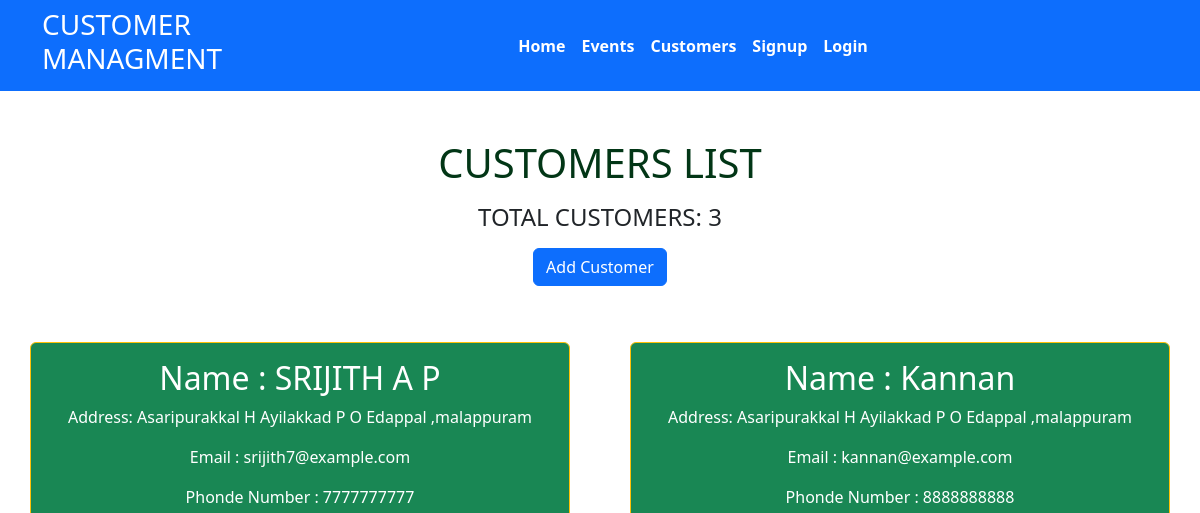
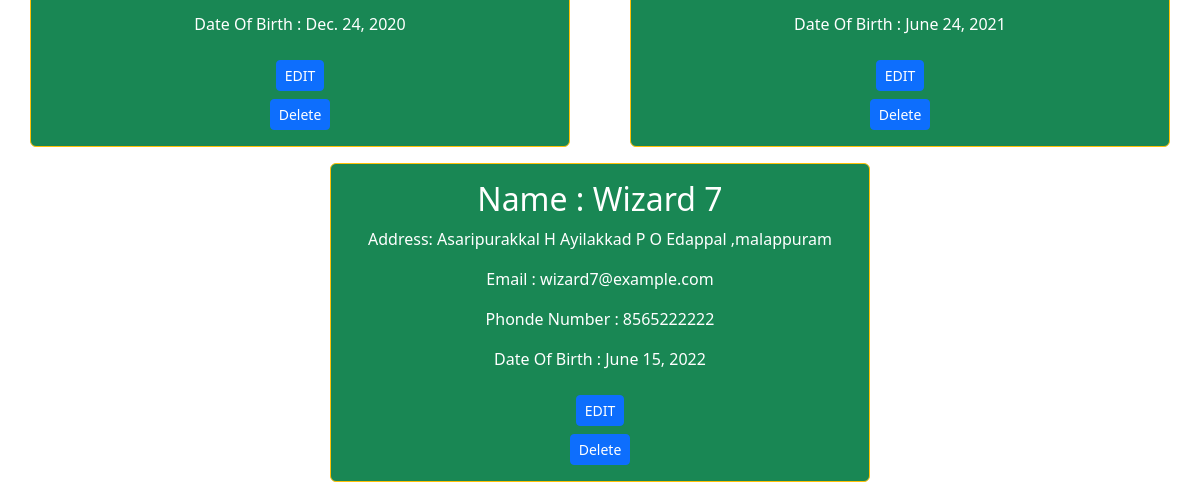
Before: /customerlist with the older database file (2 pictures, top to bottom).
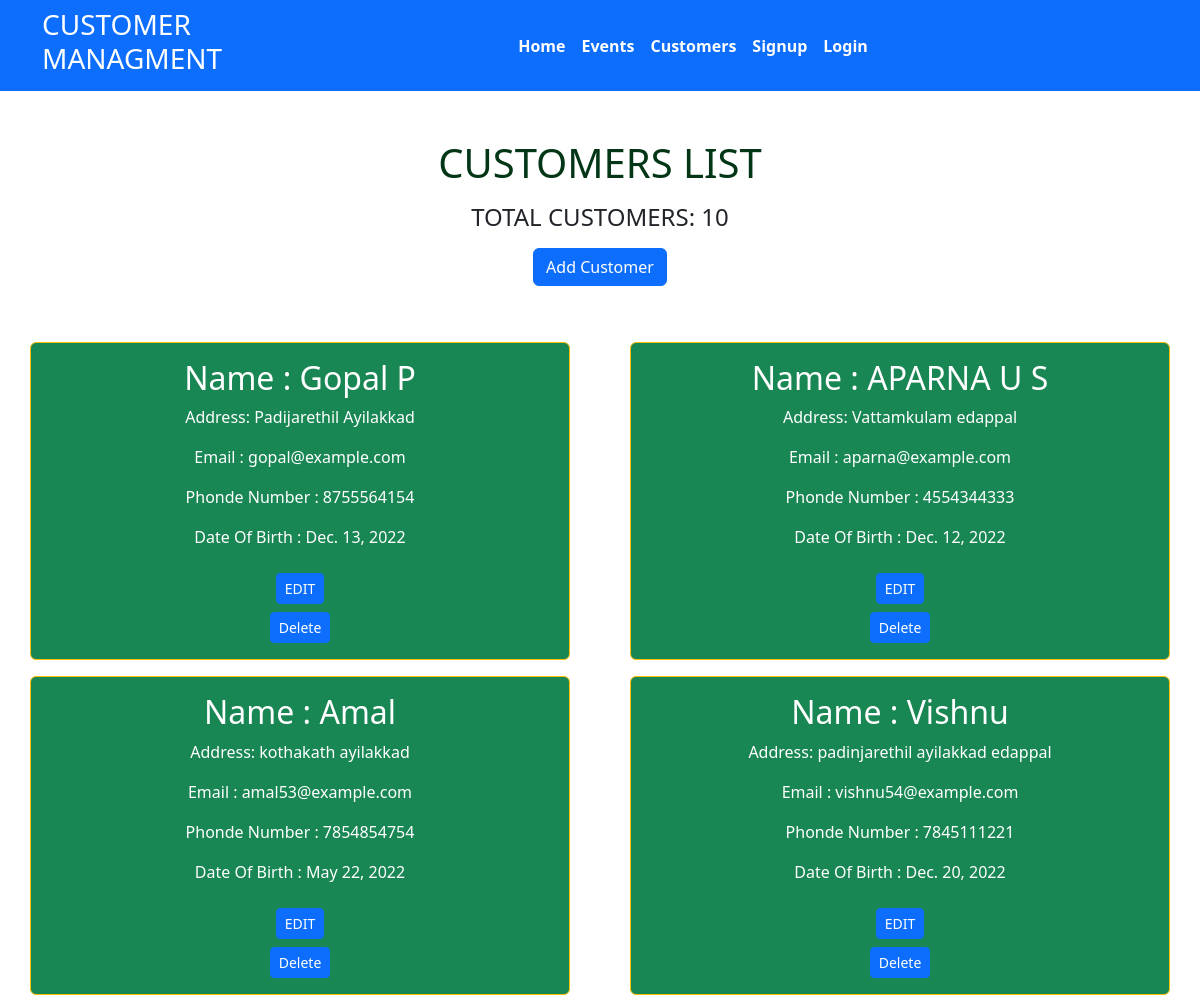
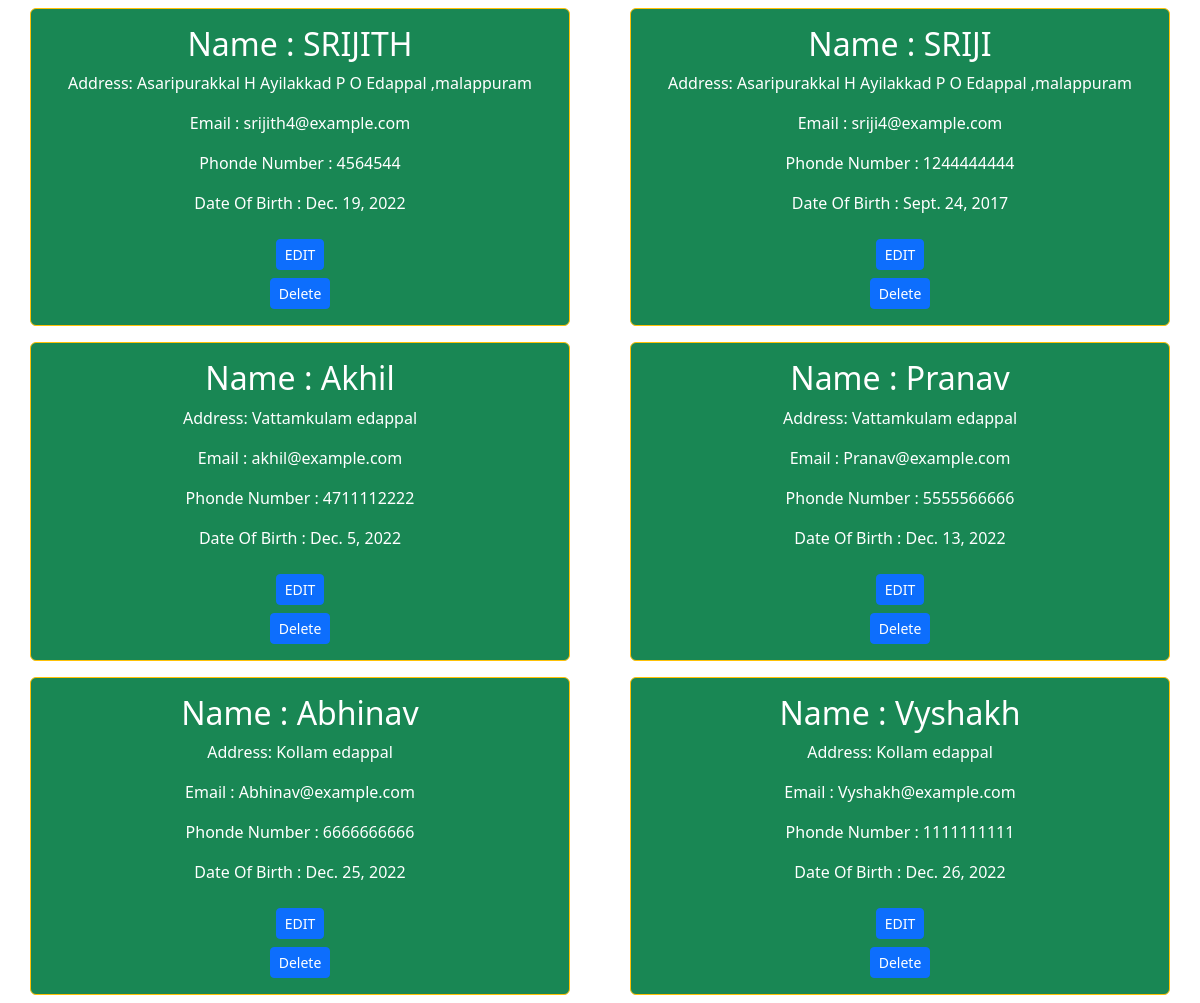
After: the same page with the newer database file (2 pictures, top to bottom).
### home/models.py (models this page shows, shortened)
class Customer(models.Model):
    customer_name = models.CharField(max_length=155,null=True)
    customer_number = models.CharField(max_length=10)
    customer_email = models.EmailField()
    customer_address = models.TextField(max_length=200)
    customer_dob = models.DateField()
    info_added_on = models.DateField(auto_now=True)

### home/views.py (the view)
# urls.py: path('customerlist',views.customerlist, name="customerlist"),
def customerlist(request):
    instance = Customer.objects.all()
    customers_count = instance.count()
    context ={
        'instance': instance,
        'customers_count': customers_count,
    }
    return render(request, 'customers_list.html',context)

### templates/customers_list.html (shortened to what this page needs)
{% extends 'base.html'%}
{% block content %}
    <div class="text-center mx-auto my-5">
        <h1 class="">CUSTOMERS LIST</h1>
        <h4 class="my-3">TOTAL CUSTOMERS: {{customers_count}}</h4>
        <a class="btn btn-primary " href="{% url 'customer'%}" role="button">Add Customer</a>
    </div>
    <div class="d-flex flex-row  flex-wrap">
        {% for c in instance%}
        <div style="width:45%;" class="class=  p-3 my-2  mx-auto text-white text-center bg-success border border-warning rounded" >
            <h2>Name : {{c.customer_name}}</h2>
            <p>Address: {{c.customer_address}}</p>
            <p>Email : {{c.customer_email}}</p>
            <p>Phonde Number : {{c.customer_number}}</p>
            <p>Date Of Birth : {{c.customer_dob}}</p>
            <a href="{% url 'customerupdate' c.id%}" class="btn btn-primary my-2 btn-sm">EDIT</a>
            <form action="{% url 'deleteupdate' c.id%}" method="POST">
                <button type="submit" class="btn btn-primary btn-sm"> Delete</button>
            </form>
        </div>
        {%endfor%}
    </div>
{% endblock %}

### templates/base.html (shortened to what this page needs)
{% load static %}
<!DOCTYPE html>
<html lang="en">
<head>
    <link rel="stylesheet" href="{% static 'css/style.css'%}">
    <link href="https://cdn.jsdelivr.net/npm/bootstrap@5.2.3/dist/css/bootstrap.min.css" rel="stylesheet">
</head>
<body>
    <nav class="navbar bg-primary navbar-expand-md ">
        <div class="container">
          <div class="col-2 text-left pl-md-0">
            <h3 class="text-white"> CUSTOMER MANAGMENT</h3>
          </div>
          <div
            class="collapse navbar-collapse justify-content-center col-md-8 navbar-collapse-3">
            <ul class="navbar-nav justify-content-center  fw-bold">
              <li class="nav-item active">
                <a class="nav-link text-white" href="{% url 'home' %}">Home </a>
              </li>
              <li class="nav-item">
                <a class="nav-link text-white" href="{% url 'events' %}">Events</a>
              </li>
              <li class="nav-item">
                <a class="nav-link text-white" href="{% url 'customerlist' %}">Customers</a>
              </li>
              <li class="nav-item">
                <a class="nav-link text-white" href="{% url 'signup' %}">Signup</a>
              </li>
              <li class="nav-item">
                <a class="nav-link text-white" href="{% url 'login' %}">Login</a>
              </li>
            </ul>
          </div>
        </div>
      </nav>
      {% block content %}{% endblock %}
</body>
</html>

### static/css/style.css (style rules this page uses)
h1 { color: rgb(2, 54, 22); margin: 12px auto; }

Changed rows visible on the page:
removed Customer: customer_name "SRIJITH A P", customer_address "Asaripurakkal H Ayilakkad P O Edappal ,malappuram", customer_email "srijith7@example.com", customer_number "7777777777", customer_dob "Dec. 24, 2020"
removed Customer: customer_name "Kannan", customer_address "Asaripurakkal H Ayilakkad P O Edappal ,malappuram", customer_email "kannan@example.com", customer_number "8888888888", customer_dob "June 24, 2021"
removed Customer: customer_name "Wizard 7", customer_address "Asaripurakkal H Ayilakkad P O Edappal ,malappuram", customer_email "wizard7@example.com", customer_number "8565222222", customer_dob "June 15, 2022"
added Customer: customer_name "Gopal P", customer_address "Padijarethil Ayilakkad", customer_email "gopal@example.com", customer_number "8755564154", customer_dob "Dec. 13, 2022"
added Customer: customer_name "APARNA U S", customer_address "Vattamkulam edappal", customer_email "aparna@example.com", customer_number "4554344333", customer_dob "Dec. 12, 2022"
added Customer: customer_name "Amal", customer_address "kothakath ayilakkad", customer_email "amal53@example.com", customer_number "7854854754", customer_dob "May 22, 2022"
added Customer: customer_name "Vishnu", customer_address "padinjarethil ayilakkad edappal", customer_email "vishnu54@example.com", customer_number "7845111221", customer_dob "Dec. 20, 2022"
added Customer: customer_name "SRIJITH", customer_address "Asaripurakkal H Ayilakkad P O Edappal ,malappuram", customer_email "srijith4@example.com", customer_number "4564544", customer_dob "Dec. 19, 2022"
added Customer: customer_name "SRIJI", customer_address "Asaripurakkal H Ayilakkad P O Edappal ,malappuram", customer_email "sriji4@example.com", customer_number "1244444444", customer_dob "Sept. 24, 2017"
added Customer: customer_name "Akhil", customer_address "Vattamkulam edappal", customer_email "akhil@example.com", customer_number "4711112222", customer_dob "Dec. 5, 2022"
added Customer: customer_name "Pranav", customer_address "Vattamkulam edappal", customer_email "Pranav@example.com", customer_number "5555566666", customer_dob "Dec. 13, 2022"
added Customer: customer_name "Abhinav", customer_address "Kollam edappal", customer_email "Abhinav@example.com", customer_number "6666666666", customer_dob "Dec. 25, 2022"
added Customer: customer_name "Vyshakh", customer_address "Kollam edappal", customer_email "Vyshakh@example.com", customer_number "1111111111", customer_dob "Dec. 26, 2022"
Other visible differences:
{{ customers_count }}: "3" → "10"
